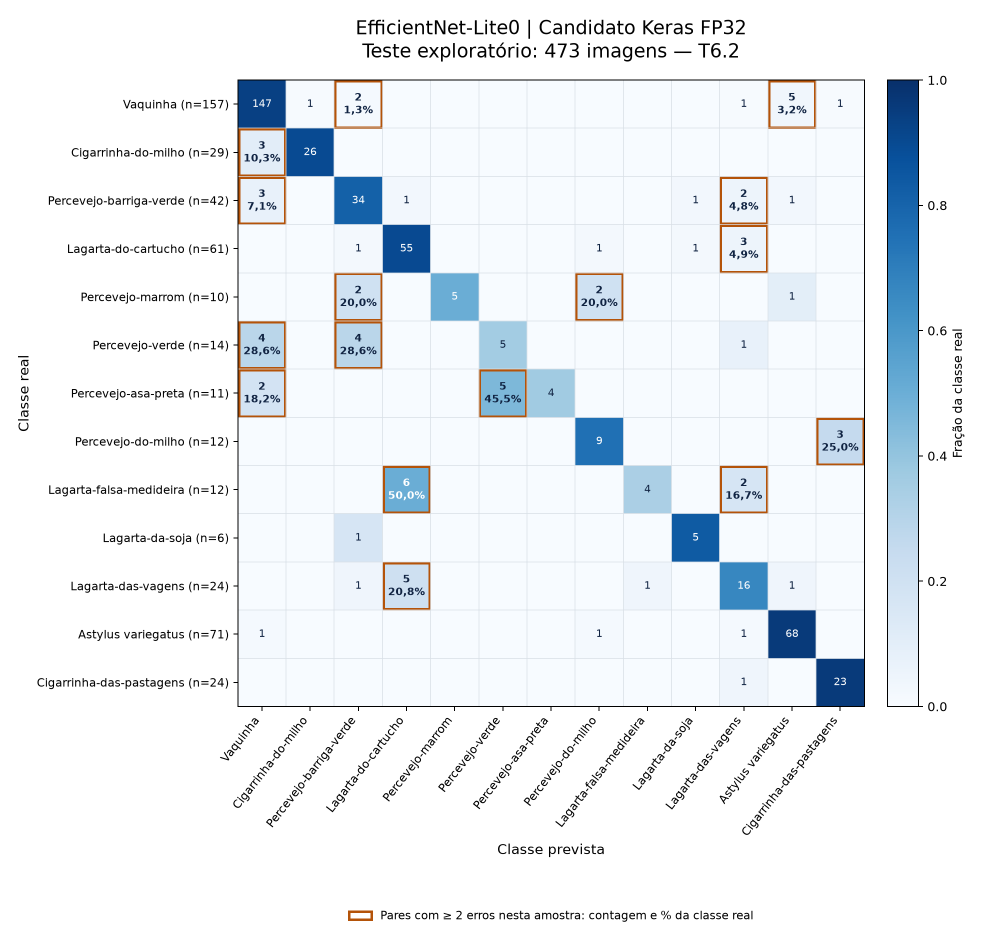
#> input picture assets/matriz_confusao_T6_2_candidato_keras.png, 1965 x 1889 px (shown at 1/2 size)
$ python -i aprofundamento_t8_1.py   (imports and definitions only)
#> lines starting #> are read from the running program, lines starting #| are printed output that depends on the picture
"""Publica gráficos e a inspeção visual dos sete acertos perdidos pelo INT8 oficial.

Usa os resultados consolidados da T8.1, sem nova inferência. As fotos originais
permanecem externas; são publicadas cópias redimensionadas em fotos/, pranchas de
revisão, gráficos, CSVs e relatório visual.
"""

from __future__ import annotations

import argparse
from datetime import datetime, timezone
import json
from pathlib import Path
import textwrap

import numpy as np
from PIL import Image, ImageOps

from src import avaliacao_pos_conversao_t8_1 as a
from src.preprocessamento import preparar_imagem

BASE = a.SAIDA
ANOTACOES = BASE / "anotacoes_visuais_int8.json"
SAIDA = BASE / "aprofundamento"
MATRIZES_FIGURAS = ("keras", "int8_t7_3")
FATORES = {"sujeito_pequeno", "sujeito_muito_pequeno", "fundo_detalhado", "corpo_visivel",
           "sujeito_escuro", "fundo_dominante", "fundo_floral", "baixo_contraste_local",
           "oclusao_parcial", "formato_vertical", "fundo_foliar", "fundo_texturizado",
           "imagem_composta", "texto_incorporado", "moldura_colorida", "duas_vistas_de_insetos",
           "adulto_alado_aparente", "corpo_grande_no_quadro", "cores_semelhantes_ao_fundo"}
HIPOTESES = {"sensibilidade_a_detalhes_finos", "influencia_do_fundo", "oclusao",
             "conteudo_composto", "semelhanca_visual", "variacao_de_estagio"}


# [184 lines left out: functions carregar, list_csv, validar_anotacoes, resolver_imagens, matrizes_normalizadas, configurar_graficos and 3 more, not called in this run]


def executar(raiz_imagens: Path, saida=SAIDA, base=BASE, anotacoes=ANOTACOES):
    if saida.exists():
        raise ValueError("saída já existe; preservar o aprofundamento anterior")
    dados = carregar(base, anotacoes)
    caminhos = resolver_imagens(raiz_imagens, dados)
    matrizes, linhas_matriz = matrizes_normalizadas(dados)
    # Só publica após validar todas as fontes, fotos e anotações.
    saida.mkdir(parents=True, exist_ok=False)
    figuras, folhas, fotos = saida / "figuras", saida / "pranchas", saida / "fotos"
    figuras.mkdir()
    folhas.mkdir()
    fotos.mkdir()
    for image_id, caminho in caminhos.items():
        with Image.open(caminho) as foto:
            previa = ImageOps.exif_transpose(foto).convert("RGB")
            previa.thumbnail((640, 640), Image.Resampling.LANCZOS)
            previa.save(fotos / f"{image_id}.jpg", quality=92)
    plt = configurar_graficos()
    import matplotlib
    import PIL
    plotar_matrizes(dados, matrizes, figuras, plt)
    plotar_f1(dados, figuras, plt)
    pranchas(dados, caminhos, folhas, plt)
    linhas = []
    for pos, r in enumerate(dados["perdidos"]):
        image_id = r["image_id"]
        nota = dados["anotacoes"]["anotacoes"][image_id]
        with Image.open(caminhos[image_id]) as foto:
            w, h = ImageOps.exif_transpose(foto).size
        escala = 224 / max(w, h)
        area = max(1, round(w * escala)) * max(1, round(h * escala))
        linhas.append({**r, "classe_real": dados["nomes"][r["indice_real"]],
                       "classe_keras": dados["nomes"][r["previsto_keras"]],
                       "classe_int8_oficial": dados["nomes"][r["previsto_convertido"]],
                       "caminho_relativo_original": dados["indice"][image_id]["caminho_relativo"],
                       "sha256_original": dados["indice"][image_id]["sha256_original"],
                       "largura_original": w, "altura_original": h, "fracao_padding_entrada": 1 - area / 224 ** 2,
                       "fatores_observados": ";".join(nota["fatores_observados"]),
                       "observacao_original": nota["observacao_original"], "observacao_entrada": nota["observacao_entrada"],
                       "hipoteses": ";".join(nota["hipoteses"]), "status_causa": "hipotese_nao_confirmada",
                       "validacao_taxonomica": "pendente", "verificacao_sugerida": nota["verificacao_sugerida"],
                       "prancha": f"pranchas/revisao_visual_{pos // 4 + 1:02d}.png",
                       "foto_documentacao": f"fotos/{image_id}.jpg"})
    (saida / "revisao_visual.csv").write_text(a.csv_texto(linhas), encoding="utf-8", newline="")
    (saida / "matrizes_normalizadas.csv").write_text(a.csv_texto(linhas_matriz), encoding="utf-8", newline="")
    texto = ["# Revisão visual dos acertos perdidos pelo INT8 oficial — T8.1", "",
             dados["anotacoes"]["metodo"], "", dados["anotacoes"]["limites"], "",
             "Foram inspecionados todos os sete casos selecionados pelas previsões, sem seleção por aparência. "
             "Os originais foram conferidos por SHA-256; cada caso foi observado também após T4.1. "
             "O rótulo real é o histórico do dataset, sem revalidação de espécie.", "",
             "| ID | Rótulo real / Keras | INT8 oficial | Observação na entrada |",
             "| --- | --- | --- | --- |"]
    for r in linhas:
        texto.append(f"| {r['image_id']} | {r['classe_real']} | {r['classe_int8_oficial']} | {r['observacao_entrada']} |")
    texto += ["", "## Imagens inspecionadas", "",
              "Fonte: acervo de Dados do projeto. As cópias abaixo foram redimensionadas, sem recorte, "
              "para apresentação; não substituem os originais conferidos por SHA-256 nem a entrada T4.1.", ""]
    for r in linhas:
        texto += [f"### {r['image_id']}", "",
                  f"![{r['image_id']}: imagem inspecionada]({r['foto_documentacao']})", "",
                  f"Rótulo histórico e Keras: {r['classe_real']}. INT8 oficial: {r['classe_int8_oficial']}.", ""]
    texto += ["", "## Fotos originais e entradas do modelo", "",
              "![Casos 1 a 4: original e entrada T4.1](pranchas/revisao_visual_01.png)", "",
              "![Casos 5 a 7: original e entrada T4.1](pranchas/revisao_visual_02.png)", "",
              "O arquivo revisao_visual.csv reúne observações, hipóteses, hashes e verificações sugeridas. "
              "IMG_02168 contém uma montagem com texto; IMG_02637 apresenta um adulto alado aparente. "
              "Ambos os casos ficam registrados para revisão da frente de Dados. Os rótulos do teste foram preservados.", "",
              "## Gráficos", ""]
    for numero, n in enumerate(MATRIZES_FIGURAS, 1):
        texto += [f"### Figura {numero} — Matriz de confusão: {a.ROTULOS[n]}", "",
                  f"![Matriz normalizada: {a.ROTULOS[n]}](figuras/matriz_{n}.png)", "",
                  "Fonte: previsões da T7.2, consolidadas na T8.1 (2026).", ""]
    texto += ["![Variação de F1 por classe](figuras/delta_f1_por_classe.png)", "",
              "As matrizes são normalizadas por linha e usam a mesma escala de cores. "
              "O mapa de F1 inclui as cinco conversões frente ao Keras, em pontos percentuais. "
              "Suporte e valores exatos estão nos CSVs; os gráficos não indicam significância estatística.", ""]
    (saida / "relatorio_visual.md").write_text("\n".join(texto), encoding="utf-8", newline="")
    prov = {"esquema": "aprofundamento_T8_1_v1", "data_utc": datetime.now(timezone.utc).isoformat(),
            "nova_inferencia": False, "revisao_visual_realizada": True, "validacao_taxonomica": "pendente",
            "modelo_revisado": "int8_t7_3", "image_ids": [r["image_id"] for r in linhas],
            "metodo": dados["anotacoes"]["metodo"],
            "apoio_revisao": dados["anotacoes"]["apoio_revisao"],
            "ambiente": {"numpy": np.__version__, "matplotlib": matplotlib.__version__, "pillow": PIL.__version__},
            "fontes_sha256": {a.caminho_registrado(p): a.hash_arquivo(p) for p in
                              (base / "proveniencia.json", base / "mudancas_por_imagem.csv", base / "comparacao_por_classe.csv", anotacoes)},
            "originais_sha256": {r["image_id"]: r["sha256_original"] for r in linhas},
            "codigo_sha256": {f"src/{n}": a.hash_arquivo(a.RAIZ / "src" / n) for n in
                               ("aprofundamento_t8_1.py", "preprocessamento.py", "avaliacao_pos_conversao_t8_1.py")},
            "artefatos_sha256": {p.relative_to(saida).as_posix(): a.hash_arquivo(p) for p in sorted(saida.rglob("*")) if p.is_file()},
            "limites": dados["anotacoes"]["limites"]}
    (saida / "proveniencia_aprofundamento.json").write_text(json.dumps(prov, ensure_ascii=False, indent=2) + "\n", encoding="utf-8", newline="")
    return dados


# [9 lines left out: function main, not called in this run]


# [2 lines not run here, left out]

>>> import cv2
>>> picture = cv2.imread('../assets/matriz_confusao_T6_2_candidato_keras.png', cv2.IMREAD_GRAYSCALE)
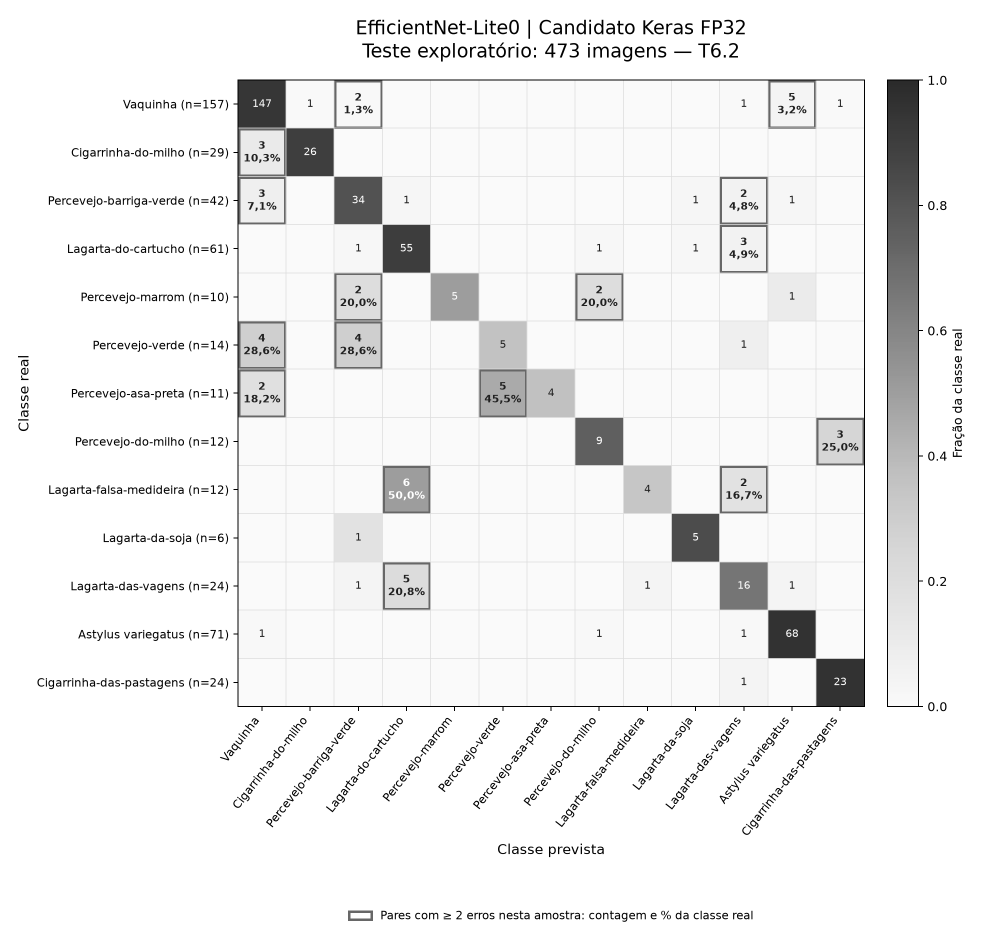
#> picture: shape (1889, 1965) (shown at 1/2 size); min 0, max 255, mean 238.8
#> (the run stopped early here; a loop or call above may not have finished)

$ run again, on assets/jornada_agronomo.png
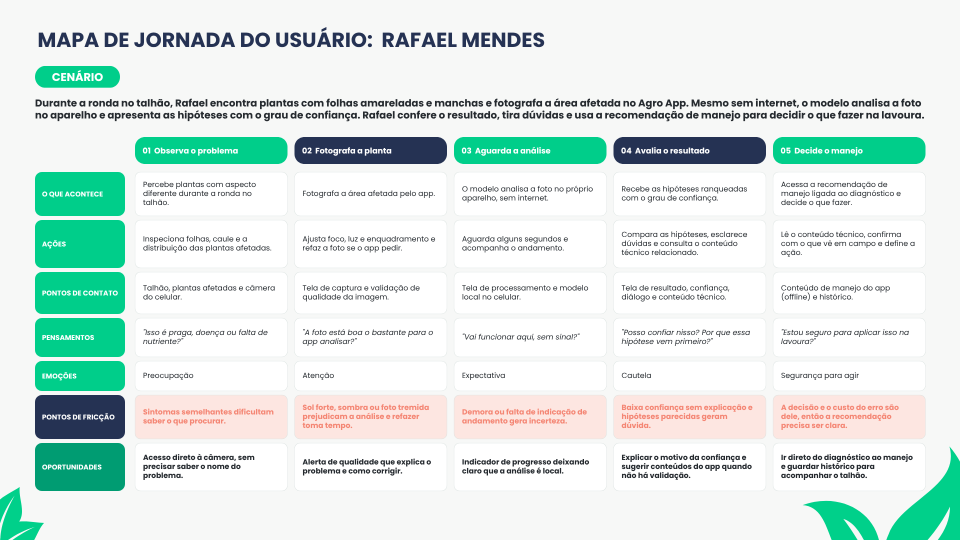
#> input picture assets/jornada_agronomo.png, 1920 x 1080 px (shown at 1/2 size)
#> `picture = cv2.imread('../assets/matriz_confusao_T6_2_candidato_keras.p..`:
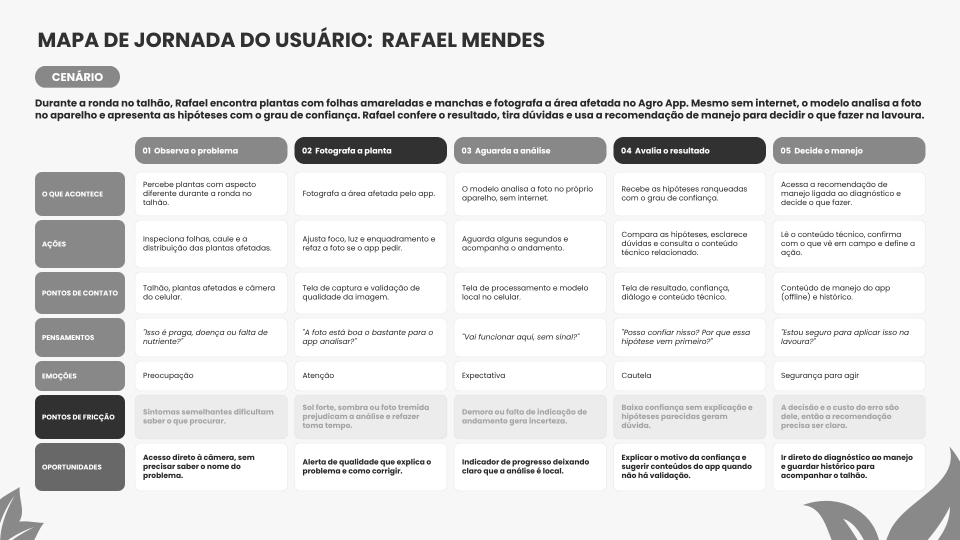
#> picture: shape (1080, 1920) (shown at 1/2 size); min 41, max 255, mean 227.4

$ run again, on assets/jornada_estudante.png
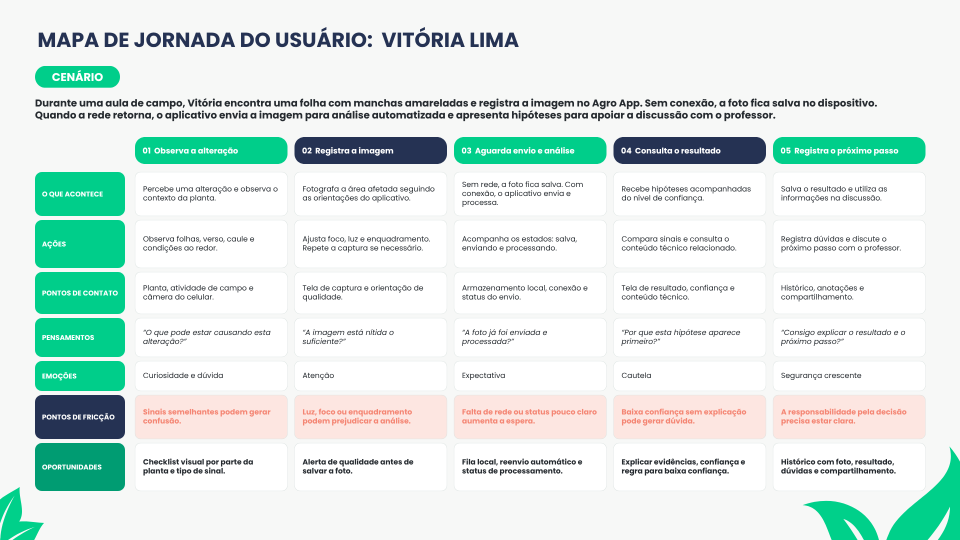
#> input picture assets/jornada_estudante.png, 1920 x 1080 px (shown at 1/2 size)
#> `picture = cv2.imread('../assets/matriz_confusao_T6_2_candidato_keras.p..`:
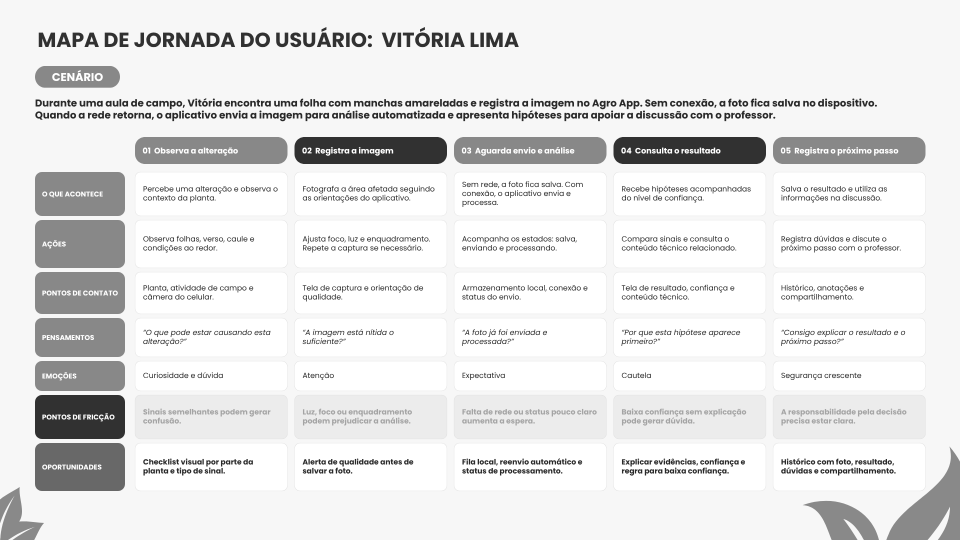
#> picture: shape (1080, 1920) (shown at 1/2 size); min 41, max 255, mean 228.4
